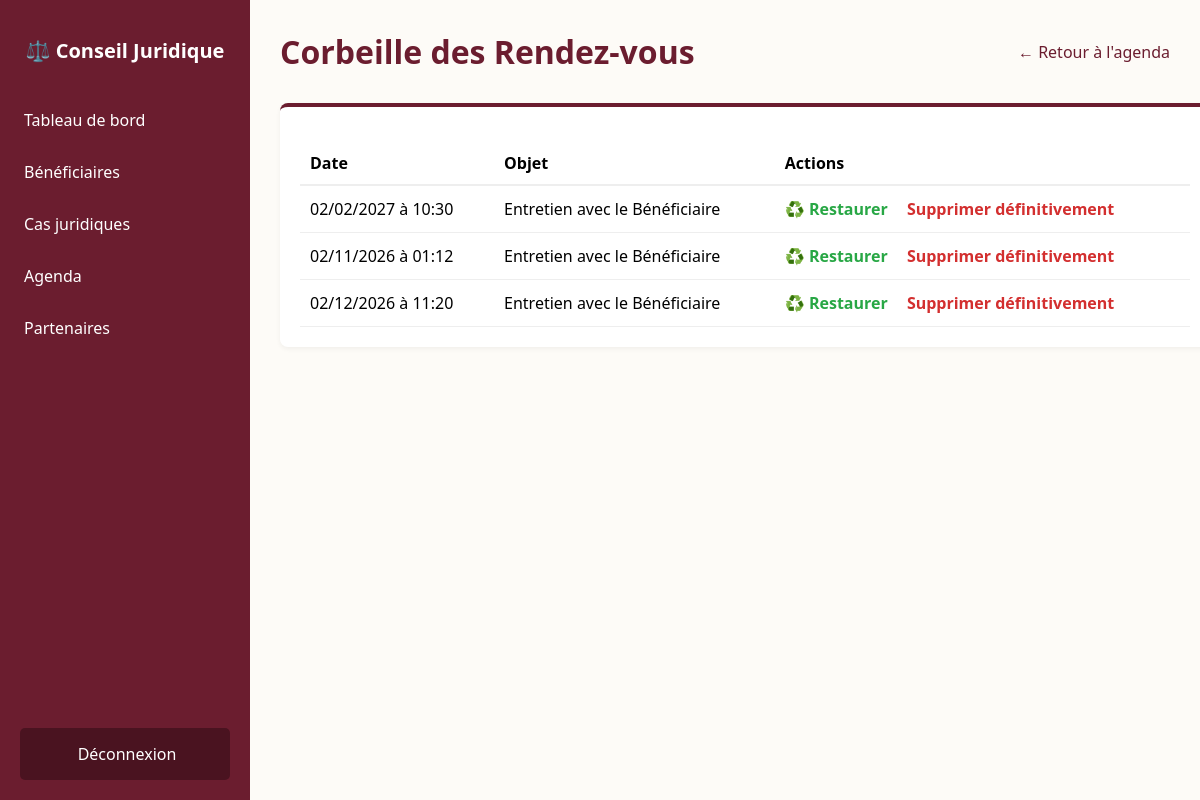
/agenda/corbeille/, run on an earlier commit of the app's database.
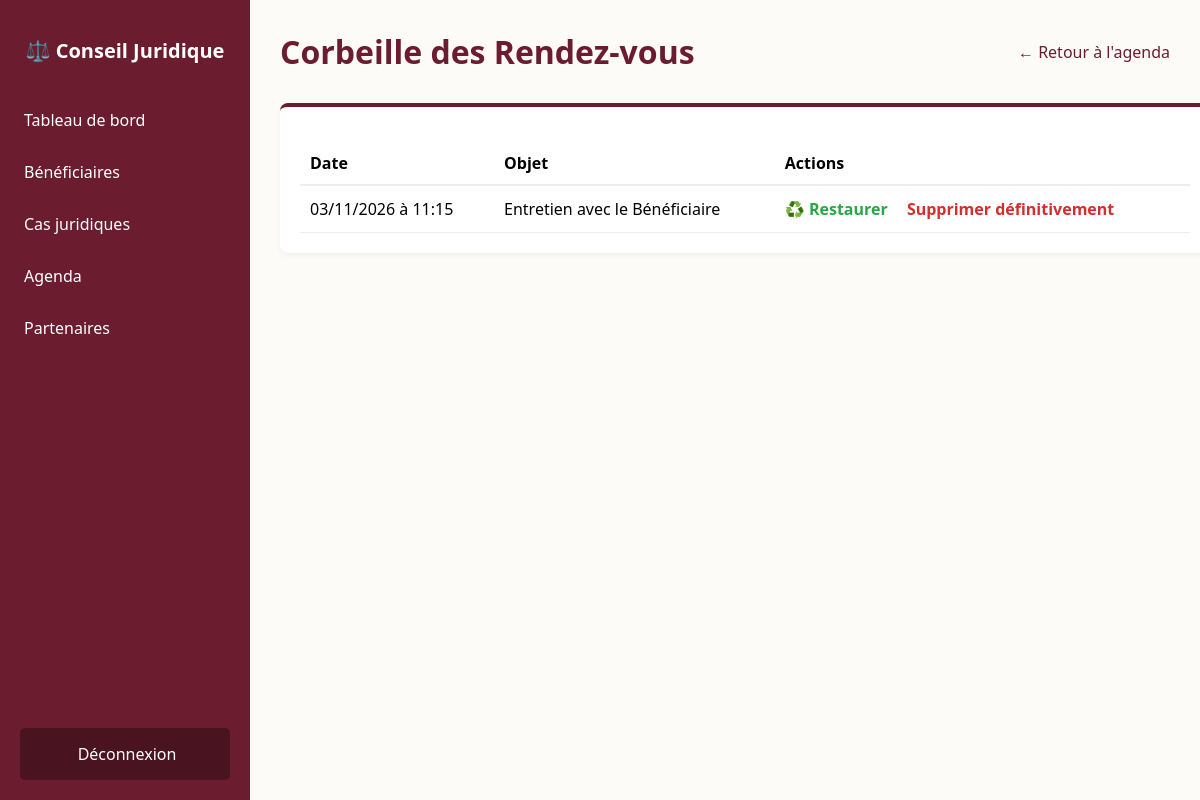
And on a later commit of the database.
### core/models.py (models this page shows, shortened)
class RendezVous(models.Model):
    TYPE_CHOICES = [
        ('CONSULTATION', 'Consultation'),
        ('AUDIENCE', 'Audience'),
        ('ECHEANCE', 'Échéance'),
    ]
    cas = models.ForeignKey(Cas, on_delete=models.CASCADE, related_name='rendez_vous')
    date_heure = models.DateTimeField()
    lieu = models.CharField(max_length=255)
    objet = models.CharField(max_length=255)
    type_rdv = models.CharField(max_length=20, choices=TYPE_CHOICES, default='CONSULTATION')
    est_supprime = models.BooleanField(default=False)

### core/views.py (the view)
# urls.py: path('agenda/corbeille/', views.corbeille_rdv_view, name='corbeille_rdv'),
def corbeille_rdv_view(request):
    rdv_supprimes = RendezVous.objects.filter(est_supprime=True)
    return render(request, 'core/corbeille_rdv.html', {'rdvs': rdv_supprimes})

### core/templates/core/corbeille_rdv.html (shortened to what this page needs)
{% extends 'core/base.html' %}
{% block content %}
    <div class="header">
        <h1>Corbeille des Rendez-vous</h1>
        <a href="{% url 'agenda' %}" style="color: #6B1D2F; text-decoration: none;">← Retour à l'agenda</a>
    </div>
    <div class="card" style="width: 100%;">
        <table style="width: 100%; border-collapse: collapse; margin-top: 15px;">
            <thead>
                <tr style="border-bottom: 2px solid #eee; text-align: left;">
                    <th style="padding: 10px;">Date</th>
                    <th style="padding: 10px;">Objet</th>
                    <th style="padding: 10px;">Actions</th>
                </tr>
            </thead>
            <tbody>
                {% for rdv in rdvs %}
                <tr style="border-bottom: 1px solid #eee;">
                    <td style="padding: 12px 10px;">{{ rdv.date_heure|date:"d/m/Y à H:i" }}</td>
                    <td style="padding: 12px 10px;">{{ rdv.objet }}</td>
                    <td style="padding: 12px 10px;">
                        <a href="{% url 'restaurer_rdv' rdv.id %}" style="color: #28a745; text-decoration: none; font-weight: bold; margin-right: 15px;">♻️ Restaurer</a>
                        <a href="{% url 'supprimer_definitivement_rdv' rdv.id %}" style="color: #D32F2F; text-decoration: none; font-weight: bold;" onclick="return confirm('Attention ! Supprimer définitivement ce rendez-vous ?');"> Supprimer définitivement</a>
                    </td>
                </tr>
                {% empty %}
                <tr><td colspan="3" style="text-align: center; padding: 20px; color: #999;">La corbeille est vide.</td></tr>
                {% endfor %}
            </tbody>
        </table>
    </div>
{% endblock %}

What changed in the data, as far as the page shows it:
removed RendezVous: date_heure "02/02/2027 à 10:30", objet "Entretien avec le Bénéficiaire"
removed RendezVous: date_heure "02/11/2026 à 01:12", objet "Entretien avec le Bénéficiaire"
removed RendezVous: date_heure "02/12/2026 à 11:20", objet "Entretien avec le Bénéficiaire"
added RendezVous: date_heure "03/11/2026 à 11:15", objet "Entretien avec le Bénéficiaire"
